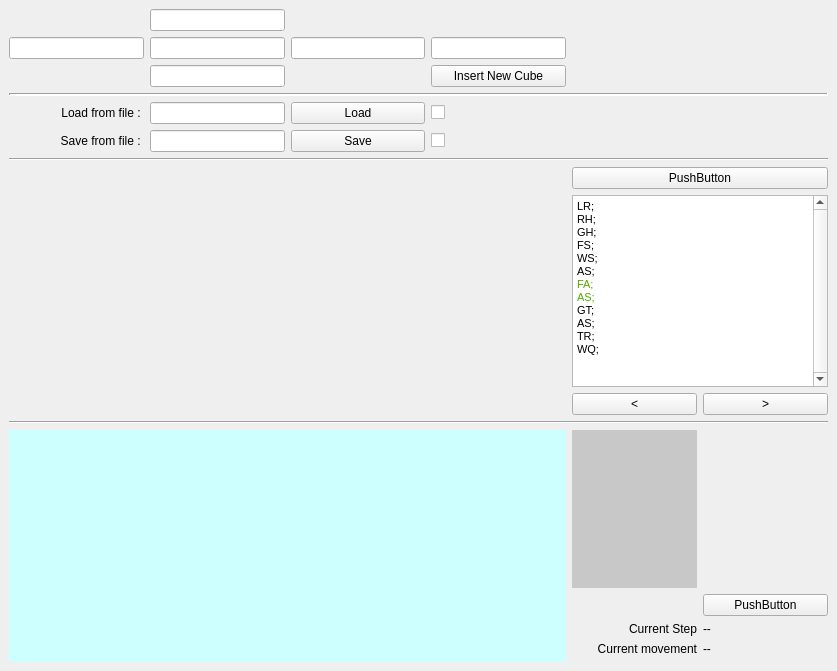
<?xml version="1.0" encoding="UTF-8"?>
<ui version="4.0">
 <class>MainWindow</class>
 <widget class="QMainWindow" name="MainWindow">
  <property name="geometry">
   <rect>
    <x>0</x>
    <y>0</y>
    <width>837</width>
    <height>671</height>
   </rect>
  </property>
  <property name="windowTitle">
   <string>MainWindow</string>
  </property>
  <widget class="QWidget" name="centralwidget">
   <layout class="QGridLayout" name="gridLayout">
    <item row="6" column="1">
     <widget class="QLineEdit" name="lineEdit_7">
      <property name="sizePolicy">
       <sizepolicy hsizetype="Minimum" vsizetype="Fixed">
        <horstretch>0</horstretch>
        <verstretch>0</verstretch>
       </sizepolicy>
      </property>
     </widget>
    </item>
    <item row="10" column="0" colspan="6">
     <widget class="Line" name="separator2">
      <property name="lineWidth">
       <number>1</number>
      </property>
      <property name="orientation">
       <enum>Qt::Horizontal</enum>
      </property>
     </widget>
    </item>
    <item row="11" column="0" rowspan="3" colspan="4">
     <widget class="QWidget" name="widget_2" native="true">
      <property name="minimumSize">
       <size>
        <width>0</width>
        <height>50</height>
       </size>
      </property>
     </widget>
    </item>
    <item row="0" column="1">
     <widget class="QLineEdit" name="lineEdit">
      <property name="minimumSize">
       <size>
        <width>75</width>
        <height>0</height>
       </size>
      </property>
      <property name="text">
       <string/>
      </property>
     </widget>
    </item>
    <item row="7" column="3">
     <widget class="QCheckBox" name="SaveCheckBox">
      <property name="text">
       <string/>
      </property>
      <property name="checkable">
       <bool>false</bool>
      </property>
     </widget>
    </item>
    <item row="16" column="0" rowspan="5" colspan="4">
     <widget class="QWidget" name="widget" native="true">
      <property name="minimumSize">
       <size>
        <width>50</width>
        <height>50</height>
       </size>
      </property>
      <property name="styleSheet">
       <string notr="true">background-color: rgb(205, 255, 255);</string>
      </property>
     </widget>
    </item>
    <item row="6" column="2">
     <widget class="QPushButton" name="LoadConfigurationButton">
      <property name="minimumSize">
       <size>
        <width>0</width>
        <height>0</height>
       </size>
      </property>
      <property name="text">
       <string>Load</string>
      </property>
     </widget>
    </item>
    <item row="19" column="4">
     <widget class="QLabel" name="label_4">
      <property name="text">
       <string>Current movement</string>
      </property>
      <property name="alignment">
       <set>Qt::AlignRight|Qt::AlignTrailing|Qt::AlignVCenter</set>
      </property>
     </widget>
    </item>
    <item row="7" column="1">
     <widget class="QLineEdit" name="lineEdit_8">
      <property name="sizePolicy">
       <sizepolicy hsizetype="Preferred" vsizetype="Fixed">
        <horstretch>0</horstretch>
        <verstretch>0</verstretch>
       </sizepolicy>
      </property>
     </widget>
    </item>
    <item row="7" column="0">
     <widget class="QLabel" name="label_2">
      <property name="sizePolicy">
       <sizepolicy hsizetype="Preferred" vsizetype="Fixed">
        <horstretch>0</horstretch>
        <verstretch>0</verstretch>
       </sizepolicy>
      </property>
      <property name="text">
       <string>Save from file : </string>
      </property>
      <property name="alignment">
       <set>Qt::AlignRight|Qt::AlignTrailing|Qt::AlignVCenter</set>
      </property>
     </widget>
    </item>
    <item row="11" column="4" colspan="2">
     <widget class="QPushButton" name="pushButton">
      <property name="text">
       <string>PushButton</string>
      </property>
     </widget>
    </item>
    <item row="18" column="5">
     <widget class="QLabel" name="label_5">
      <property name="text">
       <string>--</string>
      </property>
     </widget>
    </item>
    <item row="1" column="3">
     <widget class="QLineEdit" name="lineEdit_4"/>
    </item>
    <item row="17" column="5">
     <widget class="QPushButton" name="pushButton_2">
      <property name="text">
       <string>PushButton</string>
      </property>
     </widget>
    </item>
    <item row="13" column="4">
     <widget class="QPushButton" name="pushButton_4">
      <property name="minimumSize">
       <size>
        <width>50</width>
        <height>0</height>
       </size>
      </property>
      <property name="text">
       <string>&lt;</string>
      </property>
     </widget>
    </item>
    <item row="2" column="1">
     <widget class="QLineEdit" name="lineEdit_5">
      <property name="minimumSize">
       <size>
        <width>75</width>
        <height>0</height>
       </size>
      </property>
     </widget>
    </item>
    <item row="19" column="5">
     <widget class="QLabel" name="label_6">
      <property name="text">
       <string>--</string>
      </property>
     </widget>
    </item>
    <item row="1" column="4" colspan="2">
     <spacer name="horizontalSpacer_2">
      <property name="orientation">
       <enum>Qt::Horizontal</enum>
      </property>
      <property name="sizeHint" stdset="0">
       <size>
        <width>40</width>
        <height>20</height>
       </size>
      </property>
     </spacer>
    </item>
    <item row="1" column="1">
     <widget class="QLineEdit" name="lineEdit_2">
      <property name="minimumSize">
       <size>
        <width>75</width>
        <height>0</height>
       </size>
      </property>
      <property name="text">
       <string/>
      </property>
     </widget>
    </item>
    <item row="18" column="4">
     <widget class="QLabel" name="label_3">
      <property name="text">
       <string>Current Step</string>
      </property>
      <property name="alignment">
       <set>Qt::AlignRight|Qt::AlignTrailing|Qt::AlignVCenter</set>
      </property>
     </widget>
    </item>
    <item row="15" column="0" colspan="6">
     <widget class="Line" name="line">
      <property name="orientation">
       <enum>Qt::Horizontal</enum>
      </property>
     </widget>
    </item>
    <item row="1" column="0">
     <widget class="QLineEdit" name="lineEdit_6"/>
    </item>
    <item row="6" column="3">
     <widget class="QCheckBox" name="LoadCheckBox">
      <property name="text">
       <string/>
      </property>
      <property name="checkable">
       <bool>false</bool>
      </property>
      <property name="tristate">
       <bool>false</bool>
      </property>
     </widget>
    </item>
    <item row="13" column="5">
     <widget class="QPushButton" name="pushButton_5">
      <property name="sizePolicy">
       <sizepolicy hsizetype="Minimum" vsizetype="Minimum">
        <horstretch>0</horstretch>
        <verstretch>0</verstretch>
       </sizepolicy>
      </property>
      <property name="minimumSize">
       <size>
        <width>50</width>
        <height>0</height>
       </size>
      </property>
      <property name="text">
       <string>&gt;</string>
      </property>
     </widget>
    </item>
    <item row="3" column="0" colspan="6">
     <widget class="Line" name="separator1">
      <property name="enabled">
       <bool>true</bool>
      </property>
      <property name="lineWidth">
       <number>2</number>
      </property>
      <property name="orientation">
       <enum>Qt::Horizontal</enum>
      </property>
     </widget>
    </item>
    <item row="12" column="4" colspan="2">
     <widget class="QTextEdit" name="textEdit">
      <property name="sizePolicy">
       <sizepolicy hsizetype="Preferred" vsizetype="Preferred">
        <horstretch>0</horstretch>
        <verstretch>0</verstretch>
       </sizepolicy>
      </property>
      <property name="verticalScrollBarPolicy">
       <enum>Qt::ScrollBarAlwaysOn</enum>
      </property>
      <property name="html">
       <string>&lt;!DOCTYPE HTML PUBLIC &quot;-//W3C//DTD HTML 4.0//EN&quot; &quot;http://www.w3.org/TR/REC-html40/strict.dtd&quot;&gt;
&lt;html&gt;&lt;head&gt;&lt;meta name=&quot;qrichtext&quot; content=&quot;1&quot; /&gt;&lt;style type=&quot;text/css&quot;&gt;
p, li { white-space: pre-wrap; }
&lt;/style&gt;&lt;/head&gt;&lt;body style=&quot; font-family:'MS Shell Dlg 2'; font-size:8.25pt; font-weight:400; font-style:normal;&quot;&gt;
&lt;p style=&quot; margin-top:0px; margin-bottom:0px; margin-left:0px; margin-right:0px; -qt-block-indent:0; text-indent:0px;&quot;&gt;&lt;span style=&quot; font-size:8pt;&quot;&gt;LR;&lt;/span&gt;&lt;/p&gt;
&lt;p style=&quot; margin-top:0px; margin-bottom:0px; margin-left:0px; margin-right:0px; -qt-block-indent:0; text-indent:0px;&quot;&gt;&lt;span style=&quot; font-size:8pt;&quot;&gt;RH;&lt;/span&gt;&lt;/p&gt;
&lt;p style=&quot; margin-top:0px; margin-bottom:0px; margin-left:0px; margin-right:0px; -qt-block-indent:0; text-indent:0px;&quot;&gt;&lt;span style=&quot; font-size:8pt;&quot;&gt;GH;&lt;/span&gt;&lt;/p&gt;
&lt;p style=&quot; margin-top:0px; margin-bottom:0px; margin-left:0px; margin-right:0px; -qt-block-indent:0; text-indent:0px;&quot;&gt;&lt;span style=&quot; font-size:8pt;&quot;&gt;FS;&lt;/span&gt;&lt;/p&gt;
&lt;p style=&quot; margin-top:0px; margin-bottom:0px; margin-left:0px; margin-right:0px; -qt-block-indent:0; text-indent:0px;&quot;&gt;&lt;span style=&quot; font-size:8pt;&quot;&gt;WS;&lt;/span&gt;&lt;/p&gt;
&lt;p style=&quot; margin-top:0px; margin-bottom:0px; margin-left:0px; margin-right:0px; -qt-block-indent:0; text-indent:0px;&quot;&gt;&lt;span style=&quot; font-size:8pt;&quot;&gt;AS;&lt;/span&gt;&lt;/p&gt;
&lt;p style=&quot; margin-top:0px; margin-bottom:0px; margin-left:0px; margin-right:0px; -qt-block-indent:0; text-indent:0px;&quot;&gt;&lt;span style=&quot; font-size:8pt; color:#55aa00;&quot;&gt;FA;&lt;/span&gt;&lt;/p&gt;
&lt;p style=&quot; margin-top:0px; margin-bottom:0px; margin-left:0px; margin-right:0px; -qt-block-indent:0; text-indent:0px;&quot;&gt;&lt;span style=&quot; font-size:8pt; color:#55aa00;&quot;&gt;AS;&lt;/span&gt;&lt;/p&gt;
&lt;p style=&quot; margin-top:0px; margin-bottom:0px; margin-left:0px; margin-right:0px; -qt-block-indent:0; text-indent:0px;&quot;&gt;&lt;span style=&quot; font-size:8pt;&quot;&gt;GT;&lt;/span&gt;&lt;/p&gt;
&lt;p style=&quot; margin-top:0px; margin-bottom:0px; margin-left:0px; margin-right:0px; -qt-block-indent:0; text-indent:0px;&quot;&gt;&lt;span style=&quot; font-size:8pt;&quot;&gt;AS;&lt;/span&gt;&lt;/p&gt;
&lt;p style=&quot; margin-top:0px; margin-bottom:0px; margin-left:0px; margin-right:0px; -qt-block-indent:0; text-indent:0px;&quot;&gt;&lt;span style=&quot; font-size:8pt;&quot;&gt;TR;&lt;/span&gt;&lt;/p&gt;
&lt;p style=&quot; margin-top:0px; margin-bottom:0px; margin-left:0px; margin-right:0px; -qt-block-indent:0; text-indent:0px;&quot;&gt;&lt;span style=&quot; font-size:8pt;&quot;&gt;WQ;&lt;/span&gt;&lt;/p&gt;&lt;/body&gt;&lt;/html&gt;</string>
      </property>
     </widget>
    </item>
    <item row="1" column="2">
     <widget class="QLineEdit" name="lineEdit_3"/>
    </item>
    <item row="7" column="2">
     <widget class="QPushButton" name="SaveConfigurationButton">
      <property name="text">
       <string>Save</string>
      </property>
     </widget>
    </item>
    <item row="16" column="5">
     <spacer name="verticalSpacer_2">
      <property name="orientation">
       <enum>Qt::Vertical</enum>
      </property>
      <property name="sizeHint" stdset="0">
       <size>
        <width>20</width>
        <height>40</height>
       </size>
      </property>
     </spacer>
    </item>
    <item row="16" column="4">
     <widget class="QWidget" name="widget_3" native="true">
      <property name="autoFillBackground">
       <bool>false</bool>
      </property>
      <property name="styleSheet">
       <string notr="true">background-color: rgb(200, 200, 200);</string>
      </property>
     </widget>
    </item>
    <item row="2" column="3">
     <widget class="QPushButton" name="CreateNew_Button">
      <property name="text">
       <string>Insert New Cube</string>
      </property>
     </widget>
    </item>
    <item row="6" column="0">
     <widget class="QLabel" name="label">
      <property name="text">
       <string>Load from file : </string>
      </property>
      <property name="alignment">
       <set>Qt::AlignRight|Qt::AlignTrailing|Qt::AlignVCenter</set>
      </property>
     </widget>
    </item>
   </layout>
  </widget>
  <widget class="QMenuBar" name="menubar">
   <property name="geometry">
    <rect>
     <x>0</x>
     <y>0</y>
     <width>837</width>
     <height>21</height>
    </rect>
   </property>
  </widget>
 </widget>
 <tabstops>
  <tabstop>lineEdit</tabstop>
  <tabstop>lineEdit_6</tabstop>
  <tabstop>lineEdit_2</tabstop>
  <tabstop>lineEdit_3</tabstop>
  <tabstop>lineEdit_4</tabstop>
  <tabstop>lineEdit_5</tabstop>
  <tabstop>CreateNew_Button</tabstop>
  <tabstop>lineEdit_7</tabstop>
  <tabstop>LoadConfigurationButton</tabstop>
  <tabstop>LoadCheckBox</tabstop>
  <tabstop>lineEdit_8</tabstop>
  <tabstop>SaveConfigurationButton</tabstop>
  <tabstop>SaveCheckBox</tabstop>
  <tabstop>pushButton</tabstop>
  <tabstop>textEdit</tabstop>
  <tabstop>pushButton_4</tabstop>
  <tabstop>pushButton_5</tabstop>
  <tabstop>pushButton_2</tabstop>
 </tabstops>
 <resources/>
 <connections/>
</ui>
